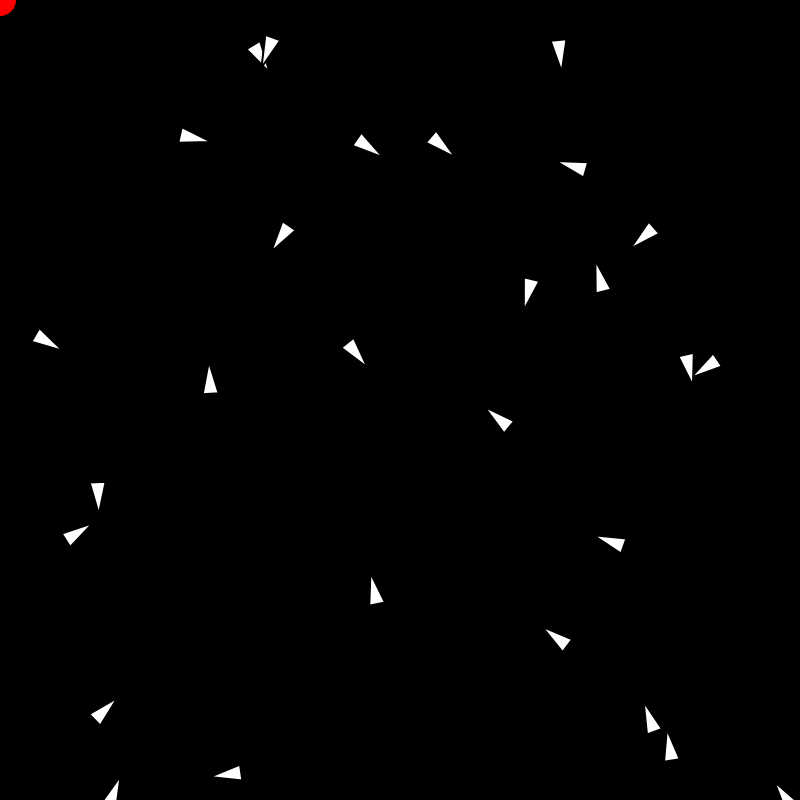
Frame 1 (no input)
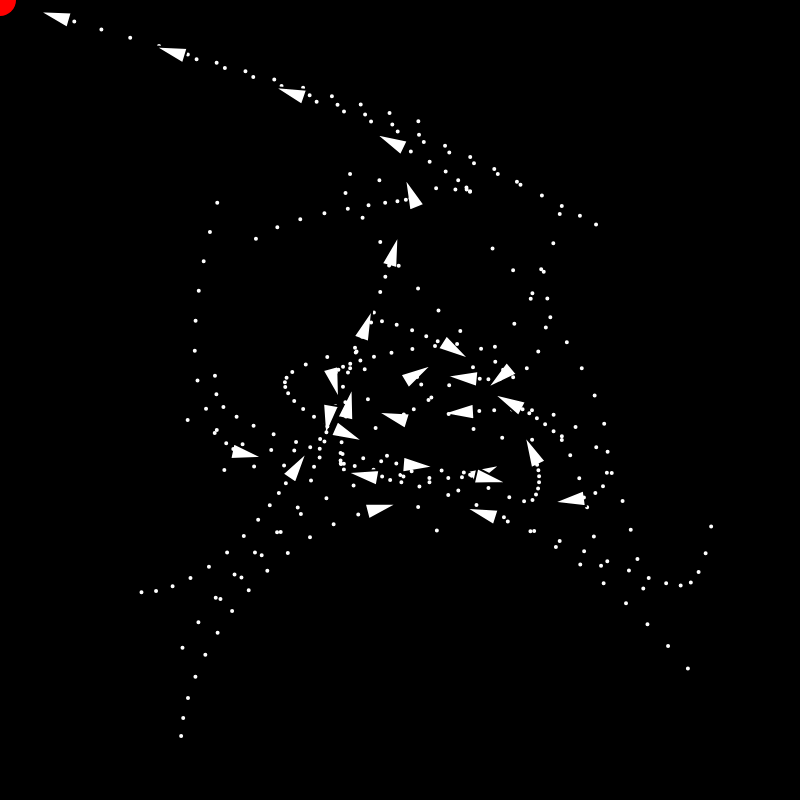
Frame 60 (no input)
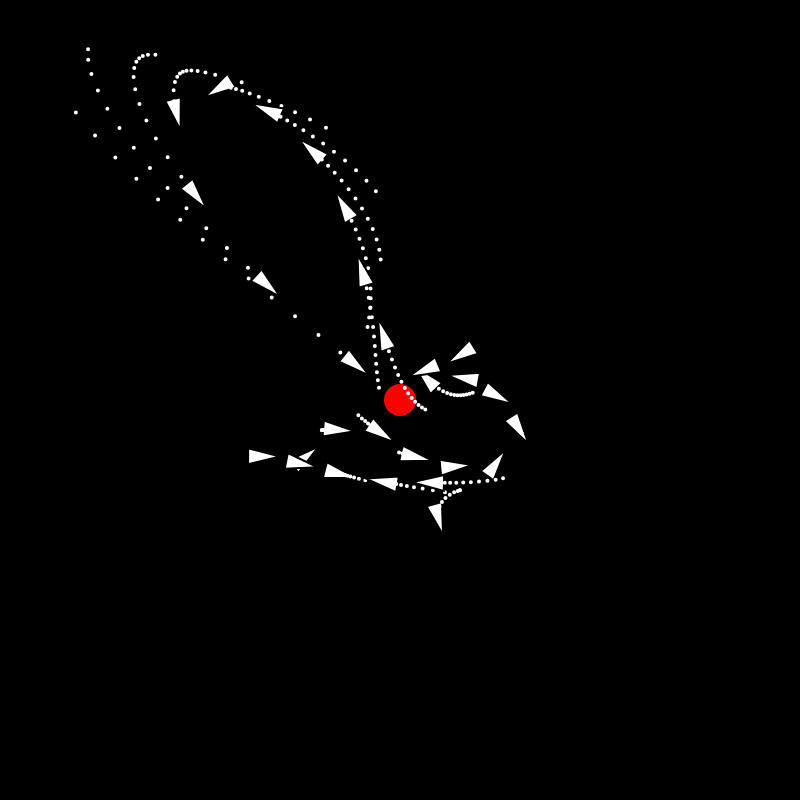
Frame 120 (the mouse pressed at the canvas centre since frame 60)

The p5.js sketch that drew these frames (run headless with seeded random() and noise() and a simulated clock; from frame 60 on, the mouse is pressed at the canvas centre):

// p5.js sketch
// ── sketch.js
let vehicle;
let vehicles = [];
let cibles = [];
let demo = "snake";

function setup() {
  createCanvas(800, 800);

  /* POUR LE SNAKE 
  let nbVehicles = 20;
  // Create nbVehicles vehicles
  for (let i = 0; i < nbVehicles; i++) {
    let vehicle = new Vehicle(random(width), random(height));

    vehicles.push(vehicle);
  }
  */

  creerLesCiblesPourFormerInitiales();
  creerVehiclesPourFormerInitiales();
}

function creerLesCiblesPourFormerInitiales() {
  // Pour le moment je crée deux cibles à des positions aléatoires et
  // je les dessinerai juste avec des cercles, pour voir...
  // Barre verticale gauche du M
  cibles = [];
  cibles.push(createVector(100, 100));
  cibles.push(createVector(100, 150));
  cibles.push(createVector(100, 200));
  cibles.push(createVector(100, 250));
  cibles.push(createVector(100, 300));

  // Intérieur du M
  cibles.push(createVector(150, 150));
  cibles.push(createVector(200, 200));
  cibles.push(createVector(250, 150));
  cibles.push(createVector(300, 100));

  // Barre verticale droite du M
  cibles.push(createVector(300, 100));
  cibles.push(createVector(300, 150));
  cibles.push(createVector(300, 200));
  cibles.push(createVector(300, 250));
  cibles.push(createVector(300, 300));

  // Le B !

  // Barre verticale gauche du B
  cibles.push(createVector(400, 100));
  cibles.push(createVector(400, 150));
  cibles.push(createVector(400, 200));
  cibles.push(createVector(400, 250));
  cibles.push(createVector(400, 300));

  // Demi-cercle haut du B
  cibles.push(createVector(450, 100));
  cibles.push(createVector(500, 120));
  cibles.push(createVector(520, 150));
  cibles.push(createVector(500, 180));
  cibles.push(createVector(450, 200));
  cibles.push(createVector(500, 220));
  cibles.push(createVector(520, 250));
  cibles.push(createVector(500, 280));
  cibles.push(createVector(450, 300));
}

function creerVehiclesPourFormerInitiales() {
  for (let i = 0; i < cibles.length; i++) {
    let vehicle = new Vehicle(random(width), random(height));
    vehicles.push(vehicle);
  }
}

function deplacerLesCibles() {
  cibles.forEach((cible) => {
    cible.x += random(-10, 10);
    cible.y += random(-10, 10);
  });
}

function draw() {
  // couleur pour effacer l'écran
  background(0);
  // pour effet psychedelique
  //background(0, 0, 0, 50);

  // Cible qui suit la souris, cercle rouge de rayon 32
  let target = createVector(mouseX, mouseY);
  fill(255, 0, 0);
  noStroke();
  ellipse(target.x, target.y, 32);

  switch (demo) {
    case "vehiculesFormentLettres":
      /* POUR CIBLES QUI FORMENT LES INITIALES */
      // Dessiner les cibles

      cibles.forEach((cible) => {
        stroke("yellow");
        noFill();
        ellipse(cible.x, cible.y, 32);
      });


      vehicles.forEach((vehicle, index) => {
        let forceArrive;
        let target = cibles[index];

        forceArrive = vehicle.arrive(target);
        // On applique la force au véhicule
        vehicle.applyForce(forceArrive);

        // On met à jour la position et on dessine le véhicule
        vehicle.update();
        //vehicle.show();
        // On dessine un cercle à la place du vehicule
        fill("white");
        stroke("blue");
        circle(vehicle.pos.x, vehicle.pos.y, 40);
      });


      // Toutes les 5 secondes, on déplace les cibles
      if ((millis() > 5000) && (millis() < 10000)) {
        deplacerLesCibles();
      }
      else {
        // Au bout de 10s on réinitialise les cibles
        // pour reformer les initiales
        if ((millis() > 10000) && (millis() < 10100)) {
          creerLesCiblesPourFormerInitiales();
        }
      }
      break;
    case "snake":
      vehicles.forEach((vehicle, index) => {
        let forceArrive;

        if (index == 0) {
          // C'est le 1er véhicule, il suit la cible/souris
          forceArrive = vehicle.arrive(target);
        } else {
          // les véhicules suivants suivent le véhicule précédent
          let vehiculePrecedent = vehicles[index - 1];

          //let pointDerriere = vehiculePrecedent.vel.copy().mult(-1);
          //pointDerriere.setMag(70);
          //pointDerriere.add(vehiculePrecedent.pos);

          //on le dessine sous la forme d'un cercle vert
          //fill("lightgreen");
          //noStroke();
          //circle(pointDerriere.x, pointDerriere.y, 10);

          forceArrive = vehicle.arrive(vehiculePrecedent.pos, 40);
        }

        // On applique la force au véhicule
        vehicle.applyForce(forceArrive);

        // On met à jour la position et on dessine le véhicule
        vehicle.update();
        vehicle.show();
      });
      break;
  }
}

function keyPressed() {
  switch(key) {
    case 'd':
      Vehicle.debug = !Vehicle.debug;
      break;
    case 'l':
      demo = "vehiculesFormentLettres";
      break;
    case 's':
      demo = "snake";
      break;
  }
}
// ── vehicle.js
class Vehicle {
  static debug = false;

  constructor(x, y) {
    this.pos = createVector(x, y);
    this.vel = createVector(0, 0);
    this.acc = createVector(0, 0);
    this.maxSpeed = 10;
    this.maxForce = 0.9;
    this.r = 16;
    this.rayonZoneDeFreinage = 100;

    // Pour le dessin du chemin parcouru
    this.path = [];
    this.nbMaxPointsChemin = 40;
  }

  /* Poursuite d'un point devant la target !
      cette methode renvoie la force à appliquer au véhicule
   */
  pursue(target, evade = false) {
    // TODO
    // 1 - calcul de la position future de la cible
    // on fait une copie de la position de la target
    // 2 - On calcule un vecteur colinéaire au vecteur vitesse de la cible,
    let prediction = target.vel.copy();
    // et on le multiplie par 10 (10 frames)
    // 3 - prediction dans 10 frames = 10 fois la longueur du vecteur

    // target.distancePrediction varie en fonction de
    // la distance entre le véhicule et la cible
    // plus la cible est loin, plus on prédit loin

    prediction.mult(target.distancePrediction);
    // 4 - on positionne de la target au bout de ce vecteur
    prediction.add(target.pos);


    console.log("target distance prediction", target.distancePrediction)
    // dessin du vecteur prediction
    let v = p5.Vector.sub(prediction, target.pos);
    this.drawVector(target.pos, v);

    // 2 - dessin d'un cercle vert de rayon 20 pour voir ce point
    fill("green");
    circle(prediction.x, prediction.y, 20);

    // 3 - appel à seek avec ce point comme cible 
    let force = this.seek(prediction, evade);

    // n'oubliez pas, on renvoie la force à appliquer au véhicule !
    return force;
  }

  /* inverse de pursue
     cette methode renvoie la force à appliquer au véhicule
  */
  evade(target) {
    let evade = true;
    return this.pursue(target, evade);
  }


  arrive(target, distanceVisee = 0) {
    // 2nd argument true enables the arrival behavior
    return this.seek(target, true, distanceVisee);
  }

  flee(target) {
    // recopier code de flee de l'exemple précédent
  }

  seek(target, arrival = false, distanceVisee = 0) {
    let force = p5.Vector.sub(target, this.pos);
    let desiredSpeed = this.maxSpeed;

    if (arrival) {
      // On définit un rayon de 100 pixels autour de la cible
      // si la distance entre le véhicule courant et la cible
      // est inférieure à ce rayon, on ralentit le véhicule
      // desiredSpeed devient inversement proportionnelle à la distance
      // si la distance est petite, force = grande
      // Vous pourrez utiliser la fonction P5 
      // distance = map(valeur, valeurMin, valeurMax, nouvelleValeurMin, nouvelleValeurMax)
      // qui prend une valeur entre valeurMin et valeurMax et la transforme en une valeur
      // entre nouvelleValeurMin et nouvelleValeurMax

      // TODO !
      // Approche expérimentale
      // on ajuste le rayon en fonction de la vitesse du véhicule
      //console.log(this.vel.mag());
      //this.rayonZoneDeFreinage = this.vel.mag()*30;

      // 1 - dessiner le cercle de rayon 50 autour du vehicule
      if (Vehicle.debug) {
        stroke("white");
        noFill();
        circle(this.pos.x, this.pos.y, this.rayonZoneDeFreinage);
      }

      // 2 - calcul de la distance entre la cible et le vehicule
      let distance = p5.Vector.dist(this.pos, target);

      // 3 - si distance < rayon du cercle, alors on modifie desiredSPeed
      // qui devient inversement proportionnelle à la distance.
      // si d = rayon alors desiredSpeed = maxSpeed
      // si d = 0 alors desiredSpeed = 0
      desiredSpeed = map(distance, distanceVisee, this.rayonZoneDeFreinage + distanceVisee, 0, this.maxSpeed);
    }

    force.setMag(desiredSpeed);
    force.sub(this.vel);
    force.limit(this.maxForce);
    return force;
  }

  applyForce(force) {
    this.acc.add(force);
  }

  update() {
    this.vel.add(this.acc);
    this.vel.limit(this.maxSpeed);
    this.pos.add(this.vel);
    this.acc.set(0, 0);

    // Pour le chemin, on ajoute la nouvelle position
    // du vehicule au tableau path
    this.path.push(this.pos.copy());

    // Si le tableau dépasse la taille maximale
    // on enleve les points les plus anciens
    if (this.path.length > this.nbMaxPointsChemin) {
      this.path.shift();
    }
  }

  show() {
    this.dessineVehicule();
    this.dessineCheminDerriere();
  }

  dessineCheminDerriere() {
    // on parcour le tableau path
    // et on dessine un cercle à chaque position
    // du tableau
    this.path.forEach((pos, index) => {
      if (index % 3 == 0) {
        stroke("white");
        noFill();
        circle(pos.x, pos.y, 2);
      }
    });
  }

  dessineVehicule() {
    stroke(255);
    strokeWeight(2);
    fill(255);
    stroke(0);
    strokeWeight(2);
    push();
    translate(this.pos.x, this.pos.y);
    rotate(this.vel.heading());
    triangle(-this.r, -this.r / 2, -this.r, this.r / 2, this.r, 0);
    pop();
  }

  edges() {
    if (this.pos.x > width + this.r) {
      this.pos.x = -this.r;
    } else if (this.pos.x < -this.r) {
      this.pos.x = width + this.r;
    }
    if (this.pos.y > height + this.r) {
      this.pos.y = -this.r;
    } else if (this.pos.y < -this.r) {
      this.pos.y = height + this.r;
    }
  }
}

class Target extends Vehicle {
  constructor(x, y) {
    super(x, y);
    this.vel = p5.Vector.random2D();
    this.vel.mult(5);
  }

  show() {
    stroke(255);
    strokeWeight(2);
    fill("#F063A4");
    push();
    translate(this.pos.x, this.pos.y);
    circle(0, 0, this.r * 2);
    pop();
  }
}
